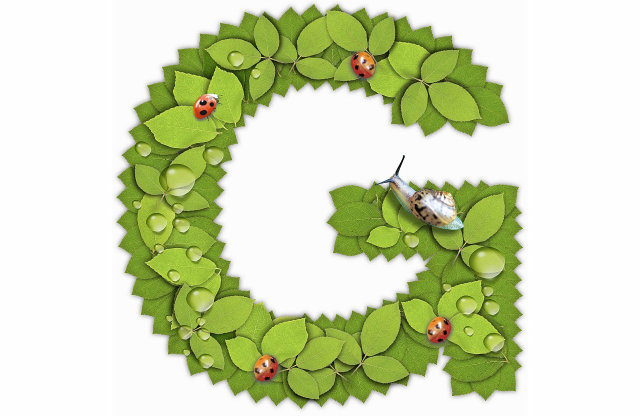
#> input picture opencvtrain/chapter3/gg.jpg, 1280 x 832 px (shown at 1/2 size)
$ python trfindContous.py   (older library calls are emulated)
#> lines starting #> are read from the running program, lines starting #| are printed output that depends on the picture; after the words box and inside, x2 and y2 are one past the last pixel; in counts of white or black regions, pixels touching at a corner belong together
import cv2
import numpy as np

img = cv2.pyrDown(cv2.imread('gg.jpg'), cv2.IMREAD_UNCHANGED)
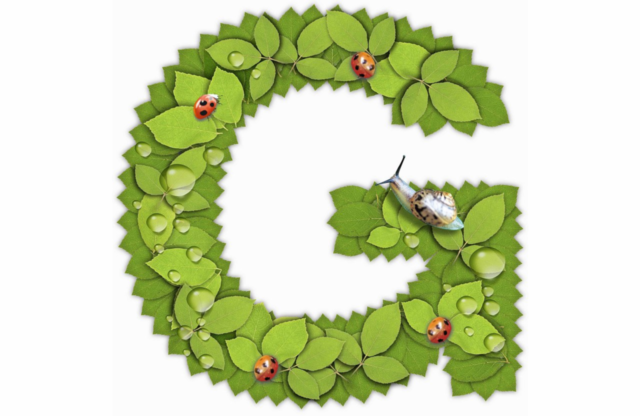
#> img: shape (416, 640, 3); mean B, G, R 181.6, 217.8, 208.7

ret, thresh = cv2.threshold(cv2.cvtColor(img.copy(), cv2.COLOR_BGR2GRAY) ,
                                         127, 255, cv2.THRESH_BINARY)
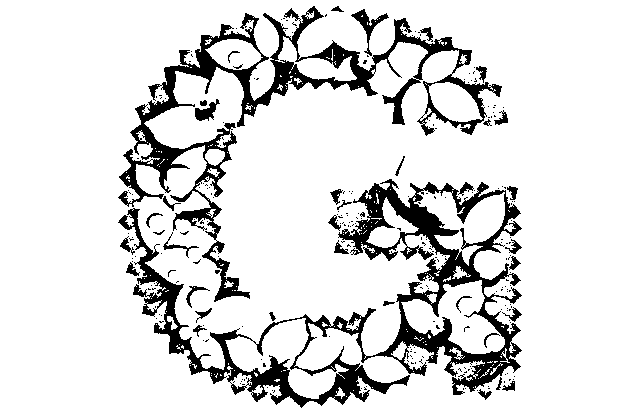
#> thresh: shape (416, 640); 87.1% white; 257 black regions (220 under 20 px), largest, box (x1, y1, x2, y2) and area: (118, 179, 522, 408) 17869, (118, 6, 502, 302) 13096, (351, 9, 389, 56) 394
image, contours, hier = cv2.findContours(thresh, cv2.RETR_EXTERNAL,
                                         cv2.CHAIN_APPROX_SIMPLE)
#> contours = [[[0, 0], [0, 415], [639, 415], [639, 0]]]

for c in contours:
    # finding the bounding box
    x, y, w, h = cv2.boundingRect(c)
    cv2.rectangle(img, (x,y), (x+w, y+w), (0, 255, 0), 2)

    # find minimum area
    rect = cv2.minAreaRect(c)
    # calculate coordinates of the minimum area rectangle
    box = cv2.boxPoints(rect)
    # normalize coordinates to integers
    box = np.int0(box)
    # draw contours
    cv2.drawContours(img, [box], 0, (0, 255, 0), 3)
    # calculate center and radius of minmum enclosing circle
    (x,y), radius = cv2.minEnclosingCircle(c)
    # cast to integers
    center = (int(x), int(y))
    radius = int(radius)
    # draw the circle
    img = cv2.circle(img, center, radius, (0, 255, 0), 2)
#> this loop made 1 pass
#> (c, w, h, rect, box, radius) on pass 1: ([[0, 0], [0, 415], [639, 415], [639, 0]], 640, 416, ((319.5, 207.5), (415, 639), -90), [[639, 415], [0, 415], [0, 0], [639, 0]], 380)

cv2.drawContours(img, contours, -1,  (255, 0, 0), 1)
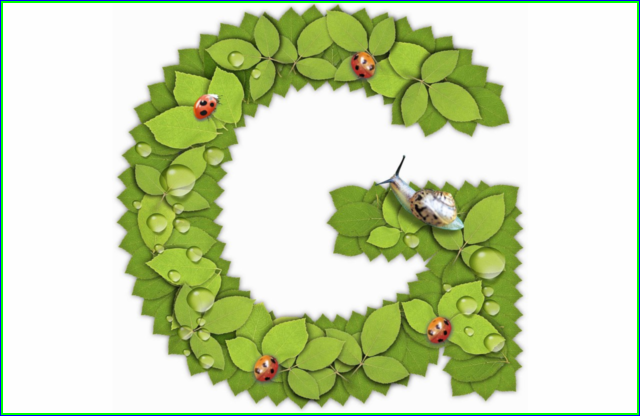
#> img: shape (416, 640, 3); mean B, G, R 177.6, 215.8, 202.7
cv2.imshow("contours", img)
cv2.waitKey()

$ run again, with opencvtrain/chapter3/circles.jpg copied over opencvtrain/chapter3/gg.jpg
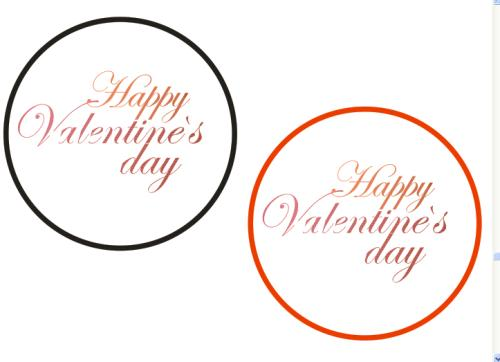
#> input picture opencvtrain/chapter3/circles.jpg, 500 x 362 px
#> `ret, thresh = cv2.threshold(cv2.cvtColor(img.copy(), cv2.COLOR_BGR2GRA..`:
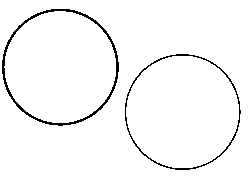
#> thresh: shape (181, 250); 96.9% white; black in thin lines or dots, all inside (x1, y1, x2, y2) = (2, 9, 241, 170)
#> contours = [[[0, 0], [0, 180], [249, 180], [249, 0]]]
#> the loop `for c in contours:` made 1 pass
#> (c, w, h, rect, box, radius) on pass 1: ([[0, 0], [0, 180], [249, 180], [249, 0]], 250, 181, ((124.5, 90), (180, 249), -90), [[248, 179], [0, 179], [0, 0], [248, 0]], 153)
#> `cv2.drawContours(img, contours, -1,  (255, 0, 0), 1)`:
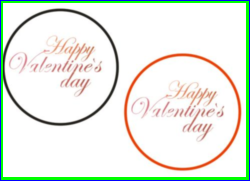
#> img: shape (181, 250, 3); mean B, G, R 228.4, 237.4, 230.9

$ run again, with opencvtrain/chapter3/ACP.PNG saved as opencvtrain/chapter3/gg.jpg
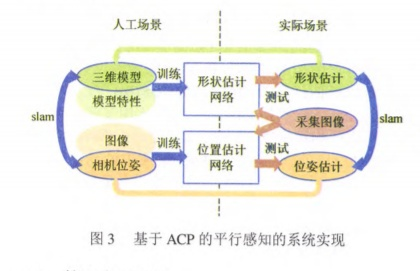
#> input picture opencvtrain/chapter3/ACP.PNG, 420 x 271 px
#> `ret, thresh = cv2.threshold(cv2.cvtColor(img.copy(), cv2.COLOR_BGR2GRA..`:
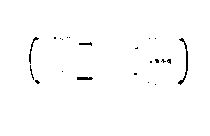
#> thresh: shape (136, 210); 98.9% white; black in thin lines or dots, all inside (x1, y1, x2, y2) = (29, 37, 188, 85)
#> contours = [[[0, 0], [0, 135], [209, 135], [209, 0]]]
#> the loop `for c in contours:` made 1 pass
#> (c, w, h, rect, box, radius) on pass 1: ([[0, 0], [0, 135], [209, 135], [209, 0]], 210, 136, ((104.5, 67.5), (135, 209), -90), [[208, 134], [0, 134], [0, 0], [208, 0]], 124)
#> `cv2.drawContours(img, contours, -1,  (255, 0, 0), 1)`:
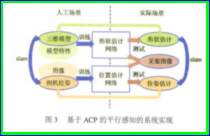
#> img: shape (136, 210, 3); mean B, G, R 218, 233.9, 219.6
